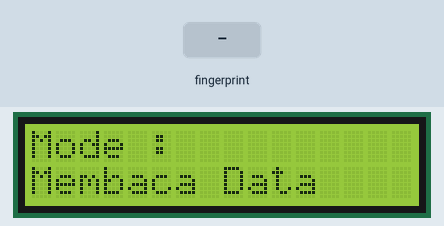
Recording of a sketch running on a simulated ESP32. Shown: 16×2 character LCD. Inputs (shaded band) come from the test bench. WiFi joins after 1.5 s; servers stay silent unless stated; network time is answered at once with the bench clock; the local clock reads 2024-03-15 10:24:30 at power-on unless the sketch sets it; the Firebase database answers and starts empty; what the sketch prints to the serial monitor is not drawn.

Above: at 3.2 s.
At 6.3 s:
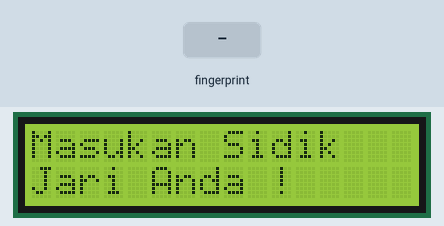
6.4 s: finger stored as number 1 placed on the sensor
At 7.7 s:
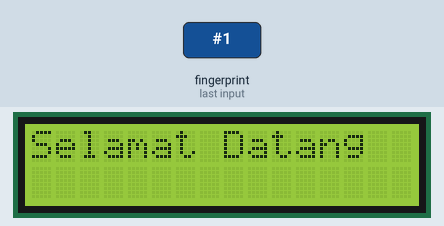
Timing chart, 0 to 9.4 s (numbered marks = the images above; inputs shaded):
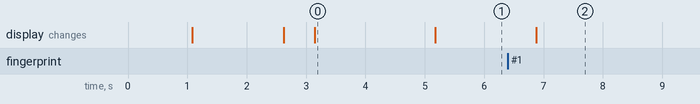

The sketch:

BacaSidikJari.ino
```cpp
#include <LiquidCrystal_I2C.h>
#include <Adafruit_Fingerprint.h>
#include <HardwareSerial.h>

#include <WiFi.h>
#include <NTPClient.h>
#include <WiFiUdp.h>

WiFiUDP ntpUDP;
NTPClient timeClient(ntpUDP);

// Variables to save date and time
String formattedDate;
String dayStamp;
String timeStamp;

#include <WiFi.h>
#include <IOXhop_FirebaseESP32.h>

//Library Wifi dan OTA Esp32s
#include <WiFi.h>
#include <WiFiClient.h>
#include <WebServer.h>
#include <ESPmDNS.h>
#include <Update.h>

HardwareSerial mySerial(2);
Adafruit_Fingerprint finger = Adafruit_Fingerprint(&mySerial);
int lcdColumns = 16;
int lcdRows = 2;
LiquidCrystal_I2C lcd(0x27, lcdColumns, lcdRows);
String id = "";

// Set these to run example.
#define FIREBASE_HOST "https://presensi-3d6a7.firebaseio.com/"
#define FIREBASE_AUTH "dVuq28kSJxVht9EN9Ej9bWsi5KDeo8Z4WFAvYNmX"

#define WIFI_SSID "ssid"
#define WIFI_PASSWORD "986pswdr"

const char* host = "esp32mertani";

WebServer server(80);
///////////////////////////////////////////////////LAYOUT PAGE LOGIN OTA///////////////////////////////////////////////////////////////////

/* Style */
String style =
"<style>#file-input,input{width:100%;height:44px;border-radius:4px;margin:10px auto;font-size:15px}"
"input{background:#f1f1f1;border:0;padding:0 15px}body{background:#3498db;font-family:sans-serif;font-size:14px;color:#777}"
"#file-input{padding:0;border:1px solid #ddd;line-height:44px;text-align:left;display:block;cursor:pointer}"
"#bar,#prgbar{background-color:#f1f1f1;border-radius:10px}#bar{background-color:#3498db;width:0%;height:10px}"
"form{background:#fff;max-width:258px;margin:75px auto;padding:30px;border-radius:5px;text-align:center}"
".btn{background:#3498db;color:#fff;cursor:pointer}</style>";

/* Login page */
String loginIndex =
"<form name=loginForm>" // Nama Form Login
"<h1>MERTANI</h1>"
"<input name=userid placeholder='User ID'> "
"<input name=pwd placeholder=Password type=Password> "
"<input type=submit onclick=check(this.form) class=btn value=Login></form>"
"<script>"
"function check(form) {"
"if(form.userid.value=='mertani' && form.pwd.value=='')" //Username & Password Login OTA
"{window.open('/serverIndex')}"
"else"
"{alert('Error Password or Username')}" // Ketika Gagal Login
"}"
"</script>" + style;

/* Server Index Page */
String serverIndex =
"<script src='https://ajax.googleapis.com/ajax/libs/jquery/3.2.1/jquery.min.js'></script>"
"<form method='POST' action='#' enctype='multipart/form-data' id='upload_form'>"
"<input type='file' name='update' id='file' onchange='sub(this)' style=display:none>"
"<label id='file-input' for='file'>   Choose file...</label>"
"<input type='submit' class=btn value='Update'>"
"<br><br>"
"<div id='prg'></div>"
"<br><div id='prgbar'><div id='bar'></div></div><br></form>"
"<script>"
"function sub(obj){"
"var fileName = obj.value.split('\\\\');"
"document.getElementById('file-input').innerHTML = '   '+ fileName[fileName.length-1];"
"};"
"$('form').submit(function(e){"
"e.preventDefault();"
"var form = $('#upload_form')[0];"
"var data = new FormData(form);"
"$.ajax({"
"url: '/update',"
"type: 'POST',"
"data: data,"
"contentType: false,"
"processData:false,"
"xhr: function() {"
"var xhr = new window.XMLHttpRequest();"
"xhr.upload.addEventListener('progress', function(evt) {"
"if (evt.lengthComputable) {"
"var per = evt.loaded / evt.total;"
"$('#prg').html('progress: ' + Math.round(per*100) + '%');"
"$('#bar').css('width',Math.round(per*100) + '%');"
"}"
"}, false);"
"return xhr;"
"},"
"success:function(d, s) {"
"console.log('success!') "
"},"
"error: function (a, b, c) {"
"}"
"});"
"});"
"</script>" + style;

//////////////////////////////////////////////////////FINISHED LAYOUT PAGE LOGIN///////////////////////////////////////////////////////////


void setup(){
  Serial.begin(9600);
  Firebase.begin(FIREBASE_HOST, FIREBASE_AUTH);
  finger.begin(57600);
  // initialize LCD
  lcd.init();
  // turn on LCD backlight
  lcd.backlight();

  // connect to wifi.
  WiFi.begin(WIFI_SSID, WIFI_PASSWORD);
  lcd.setCursor(0, 0);
  lcd.print("Connecting");
  while (WiFi.status() != WL_CONNECTED) {
    lcd.setCursor(0, 1);
    lcd.print("........");
    delay(500);
  }
  lcd.clear();
  lcd.setCursor(0, 0);
  lcd.print("Connected");
  lcd.setCursor(0, 1);
  lcd.print(WiFi.localIP());
  finger.getTemplateCount();
  delay(500);
  lcd.clear();
  lcd.setCursor(0, 0);
  lcd.print("Mode :");
  lcd.setCursor(0,1);
  lcd.println("Membaca Data");
  delay(2000);
  lcd.clear();
  lcd.setCursor(0, 0);
  lcd.print("Masukan Sidik");
  lcd.setCursor(0, 1);
  lcd.print("Jari Anda !");

  timeClient.begin();
  timeClient.setTimeOffset(25200);
  SetupOta();
}

void loop(){
  while(!timeClient.update()) {
    timeClient.forceUpdate();
  }
  getFingerprintIDez();
  // set cursor to first column, first row
}

uint8_t getFingerprintID() {
  uint8_t p = finger.getImage();
  switch (p) {
    case FINGERPRINT_OK:
      Serial.println("Image taken");
      break;
    case FINGERPRINT_NOFINGER:
      Serial.println("No finger detected");
      return p;
    case FINGERPRINT_PACKETRECIEVEERR:
      Serial.println("Communication error");
      return p;
    case FINGERPRINT_IMAGEFAIL:
      Serial.println("Imaging error");
      return p;
    default:
      Serial.println("Unknown error");
      return p;
  }

  // OK success!

  p = finger.image2Tz();
  switch (p) {
    case FINGERPRINT_OK:
      Serial.println("Image converted");
      break;
    case FINGERPRINT_IMAGEMESS:
      Serial.println("Image too messy");
      return p;
    case FINGERPRINT_PACKETRECIEVEERR:
      Serial.println("Communication error");
      return p;
    case FINGERPRINT_FEATUREFAIL:
      Serial.println("Could not find fingerprint features");
      return p;
    case FINGERPRINT_INVALIDIMAGE:
      Serial.println("Could not find fingerprint features");
      return p;
    default:
      Serial.println("Unknown error");
      return p;
  }

  // OK converted!
  p = finger.fingerFastSearch();
  if (p == FINGERPRINT_OK) {
    Serial.println("Found a print match!");
  } else if (p == FINGERPRINT_PACKETRECIEVEERR) {
    Serial.println("Communication error");
    return p;
  } else if (p == FINGERPRINT_NOTFOUND) {
    Serial.println("Did not find a match");
    lcd.setCursor(0, 0);
    lcd.print("Tidak terdetksi");
    return p;
  } else {
    Serial.println("Unknown error");
    return p;
  }

  // found a match!
  Serial.print("Found ID #"); Serial.print(finger.fingerID);
  Serial.print(" with confidence of "); Serial.println(finger.confidence);

  return finger.fingerID;
}

// returns -1 if failed, otherwise returns ID #
int getFingerprintIDez() {
  server.handleClient();
  uint8_t p = finger.getImage();
  if (p != FINGERPRINT_OK)  return -1;

  p = finger.image2Tz();
  if (p != FINGERPRINT_OK)  return -1;

  p = finger.fingerFastSearch();
  if (p != FINGERPRINT_OK)  return -1;

  formattedDate = timeClient.getFormattedDate();
  Serial.println(formattedDate);

  // Extract date
  int splitT = formattedDate.indexOf("T");
  dayStamp = formattedDate.substring(0, splitT);
  Serial.print("DATE: ");
  Serial.println(dayStamp);
  // Extract time
  timeStamp = formattedDate.substring(splitT+1, formattedDate.length()-1);
  Serial.print("HOUR: ");
  Serial.println(timeStamp);

//  String waktu = String(dayStamp) + "," + String(timeStamp);
  id = "/Data/"+ String(finger.fingerID);
  String nama = String(Firebase.getString(id));
  String waktu = "/"+ String(dayStamp)+"/"+ nama;
  String tim = String(timeStamp);

  // found a match!
  lcd.clear();
  Serial.print("Found ID #"); Serial.print(finger.fingerID);

  Serial.println("ID" + id);
  lcd.setCursor(0, 0);
  lcd.print("Selamat Datang");
  lcd.setCursor(0, 1);
  lcd.print(Firebase.getString(id));
  delay(4000);
  lcd.clear();
  lcd.setCursor(0, 0);
  lcd.print("Masukan Sidik");
  lcd.setCursor(0, 1);
  lcd.print("Jari Anda !");
  Firebase.pushString(waktu, tim);
  return finger.fingerID;
}
```

Setup_Ota.ino
```cpp
void SetupOta(){
  if (!MDNS.begin(host)) { //http://esp32.local
    Serial.println("Error setting up MDNS responder!");
    while (1) {
      delay(1000);
    }
  }
  Serial.println("mDNS responder started");
  /*return index page which is stored in serverIndex */
  server.on("/", HTTP_GET, []() {
    server.sendHeader("Connection", "close");
    server.send(200, "text/html", loginIndex);
  });
  server.on("/serverIndex", HTTP_GET, []() {
    server.sendHeader("Connection", "close");
    server.send(200, "text/html", serverIndex);
  });
  /*handling uploading firmware file */
  server.on("/update", HTTP_POST, []() {
    server.sendHeader("Connection", "close");
    server.send(200, "text/plain", (Update.hasError()) ? "FAIL" : "OK");
    ESP.restart();
  }, []() {
    HTTPUpload& upload = server.upload();
    if (upload.status == UPLOAD_FILE_START) {
      Serial.printf("Update: %s\n", upload.filename.c_str());
      if (!Update.begin(UPDATE_SIZE_UNKNOWN)) { //start with max available size
        Update.printError(Serial);
      }
    } else if (upload.status == UPLOAD_FILE_WRITE) {
      /* flashing firmware to ESP*/
      if (Update.write(upload.buf, upload.currentSize) != upload.currentSize) {
        Update.printError(Serial);
      }
    } else if (upload.status == UPLOAD_FILE_END) {
      if (Update.end(true)) { //true to set the size to the current progress
        Serial.printf("Update Success: %u\nRebooting...\n", upload.totalSize);
      } else {
        Update.printError(Serial);
      }
    }
  });
  server.begin();


}
```

Measured:
- after the input at 6.4 s, the display: changes after 0.48 s (image 2)
- what the display in image 0 shows lasts 2.1 s, from 3.1 s to 5.2 s
